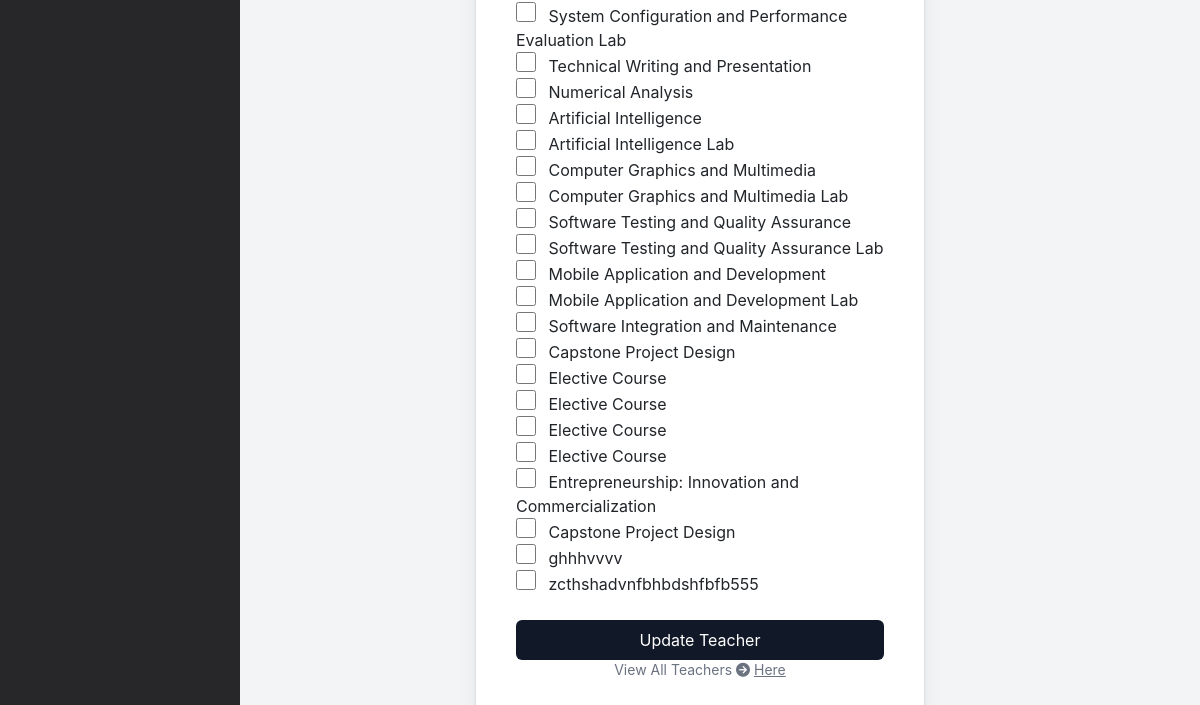
Page /src/admin/view/teacher/edit_teacher.php?action=edit&id=13 (signed in, lower part) on the earlier database version.
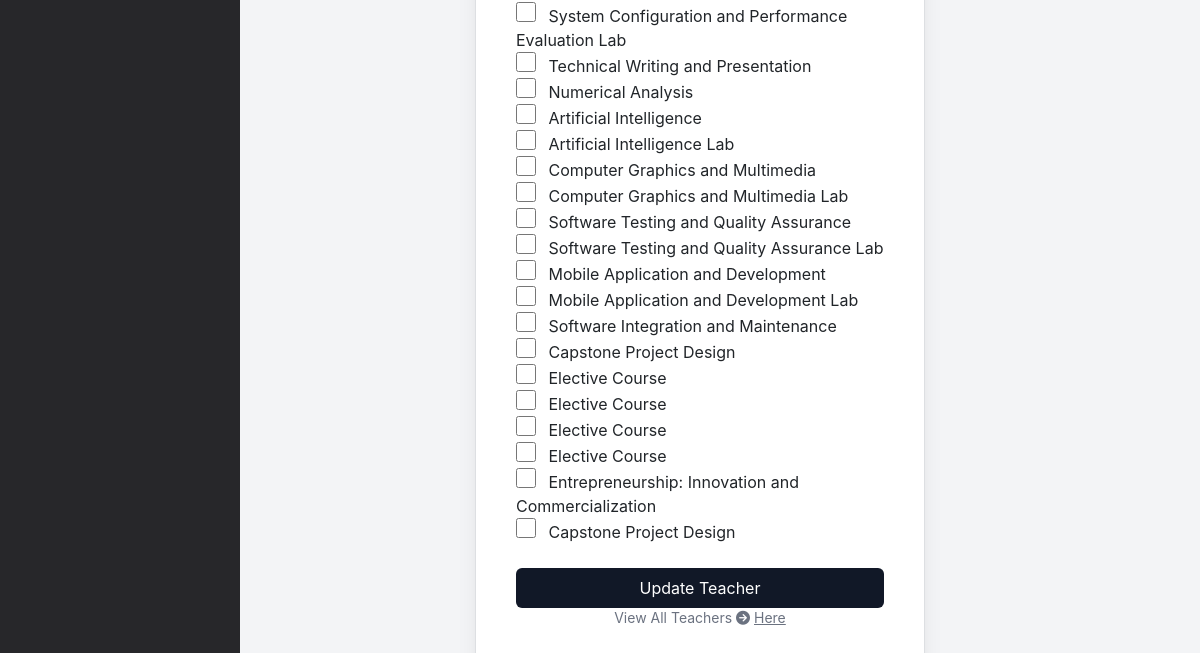
Same page on the later database version.
### tables this page shows
CREATE TABLE `course` (
  `course_id` int(11) NOT NULL,
  `course_name` varchar(100) NOT NULL,
  `semester_id` int(11) DEFAULT NULL,
  `course_type` varchar(10) NOT NULL,
  `credits` float NOT NULL,
  `course_code` varchar(100) NOT NULL,
  `department_id` int(11) DEFAULT NULL
);

### src/admin/view/teacher/edit_teacher.php (the view, shortened to what this page needs)
<?php
include("../../../../database/config.php");
include("../../../include/adminNavbar.php");
$teacher_id = $_GET["id"];
$sql_courses = "SELECT * FROM Course";
$result_courses = $conn->query($sql_courses);
$sql_teacher_courses = "SELECT course_id FROM TeacherCourses WHERE teacher_id = $teacher_id";
$result_teacher_courses = $conn->query($sql_teacher_courses);
$teacher_courses = array();
while ($row = $result_teacher_courses->fetch_assoc()) {
  $teacher_courses[] = $row["course_id"];
}
?>
<div class="flex flex-col min-h-screen w-full">
  <div class="flex items-center justify-center flex-grow-2">
    <div
      class="relative mx-auto w-full max-w-md bg-white px-6 pt-10 mt-24 pb-8 shadow-xl ring-1 ring-gray-900/5 sm:rounded-xl sm:px-10">
      <div class="w-full">
        <div class="mt-5">
          <form method="post" id="editTeacherForm" enctype="multipart/form-data">
            <div class="relative mt-6">
              <label for="selectCourse" class="block text-sm font-medium text-gray-700">Select Courses:</label><br>
              <?php
              while ($row = $result_courses->fetch_assoc()) {
                $course_id = $row['course_id'];
                $course_code = $row['course_code'];
                $course_name = $row['course_name'];
                $selected = (in_array($course_id, $teacher_courses)) ? "checked" : "";
                echo "<input type='checkbox' name='courses[]' value='$course_code' $selected class='mr-2 h-5 w-5 text-blue-500 border-gray-300 focus:ring-blue-500'> $course_name<br>";
              }
              ?>
            </div>
            <div class="my-6">
              <input type="submit" value="Update Teacher"
                class="w-full rounded-md bg-gray-900 px-3 py-2 text-white focus:bg-gray-400 focus:outline-none">
          </form>
          <p class="text-center text-sm text-gray-500">
            View All Teachers <i class="fa fa-arrow-circle-right" aria-hidden="true"></i>
            <a class="underline" href="./teacher.php">Here</a>
          </p>
        </div>
      </div>
    </div>
  </div>
</div>
</div>
</body>
</html>

Differences in the rows shown:
removed course: course_name "ghhhvvvv"
removed course: course_name "zcthshadvnfbhbdshfbfb555"
